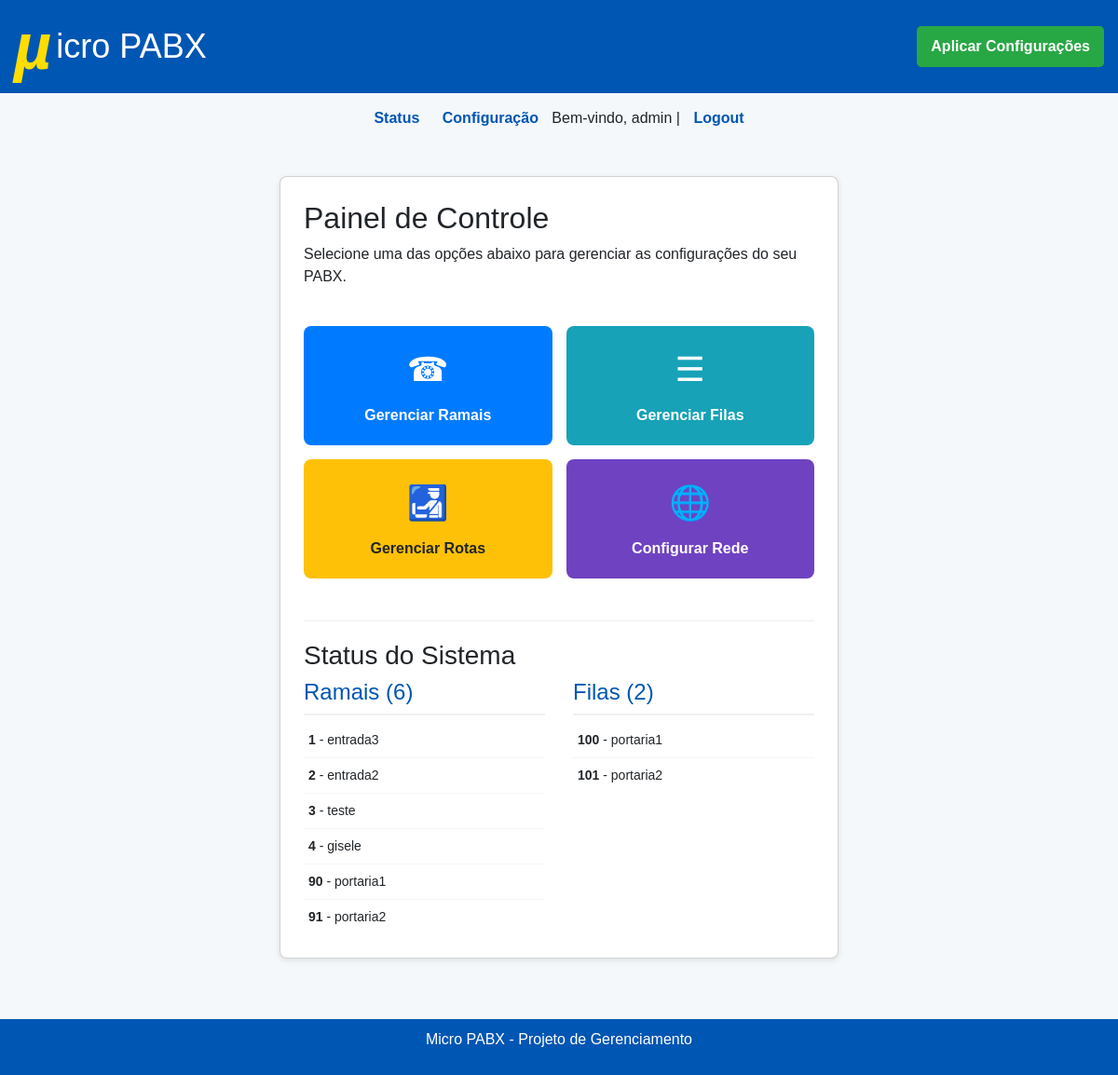
/config/pabx (signed in), run on an earlier commit of the app's database.
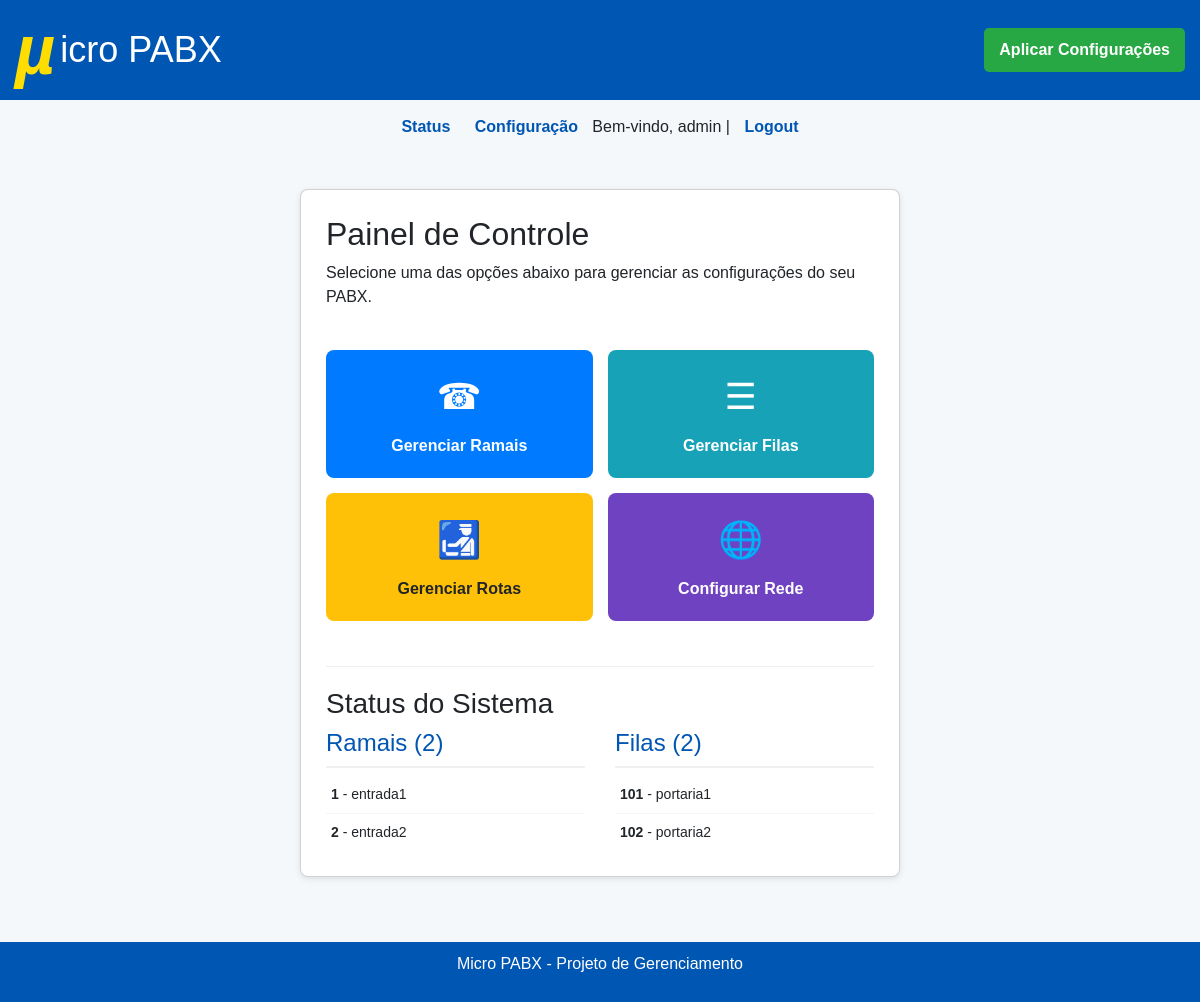
And on a later commit of the database.
### tables this page shows
CREATE TABLE ramais (
                    id INTEGER PRIMARY KEY AUTOINCREMENT,
                    ramal INTEGER UNIQUE NOT NULL,
                    nome TEXT NOT NULL,
                    senha TEXT NOT NULL,
                    contexto TEXT DEFAULT 'interno'
                );

CREATE TABLE filas (
                    id INTEGER PRIMARY KEY AUTOINCREMENT,
                    fila INTEGER UNIQUE NOT NULL,
                    nome TEXT NOT NULL
                );

### blueprints/pabx.py (the view)
@pabx_bp.route("/pabx")
@login_required
def config_pabx():
    ramais = get_ramais()
    filas = get_filas()
    localnets = get_localnets()
    return render_template("config_pabx.html", ramais=ramais, filas=filas, localnets=localnets)

### auth.py (called while the page is built)
def login_required(f):
    @wraps(f)
    def decorated_function(*args, **kwargs):
        if not session.get("user"):
            flash("Você precisa estar logado para acessar esta página.", "warning")
            return redirect(url_for("auth.login")) # Rota de login agora está no blueprint 'auth'
        return f(*args, **kwargs)
    return decorated_function

### database.py (called while the page is built)
def get_db():
    conn = sqlite3.connect(DB_PATH)
    conn.row_factory = sqlite3.Row
    return conn

def get_ramais():
    conn = get_db()
    ramais_raw = conn.execute("SELECT id, ramal, nome, senha, contexto FROM ramais order by ramal").fetchall()
    ramais = []
    for r in ramais_raw:
        ramais.append({
            "id": r["id"],
            "ramal": r["ramal"],
            "nome": r["nome"],
            "senha": r["senha"],
            "contexto": r["contexto"]
        })
    conn.close()
    return ramais

def get_localnets():
    conn = get_db()
    rows = conn.execute("SELECT id, localnet, nome FROM localnets").fetchall()
    conn.close()
    return [{"id": r["id"], "localnet": r["localnet"], "nome": r["nome"]} for r in rows]

### templates/config_pabx.html (shortened to what this page needs)
{% extends "base.html" %}
{% block content %}
<div class="card dashboard-card">
    <h2>Painel de Controle</h2>
    <p>Selecione uma das opções abaixo para gerenciar as configurações do seu PABX.</p>
    <div class="action-buttons">
        <a href="{{ url_for('pabx.cadastro_ramal') }}" class="action-button btn-ramais">
            <span class="icon">&#9742;</span>
            <span class="text">Gerenciar Ramais</span>
        </a>
        <a href="{{ url_for('pabx.cadastro_fila') }}" class="action-button btn-filas">
            <span class="icon">&#9776;</span>
            <span class="text">Gerenciar Filas</span>
        </a>
        <a href="{{ url_for('rotas.config_rotas') }}" class="action-button btn-rotas">
            <span class="icon">&#128707;</span>
            <span class="text">Gerenciar Rotas</span>
        </a>
        <a href="{{ url_for('rede.config_rede') }}" class="action-button btn-rede">
            <span class="icon">&#127760;</span>
            <span class="text">Configurar Rede</span>
        </a>
    </div>
    <div class="status-section">
        <h3>Status do Sistema</h3>
        <div class="status-grid">
            <div class="status-column">
                <h4>Ramais ({{ ramais|length }})</h4>
                {% if ramais %}
                <ul class="status-list">
                    {% for ramal in ramais %}
                        <li><strong>{{ ramal.ramal }}</strong> - {{ ramal.nome }}</li>
                    {% endfor %}
                </ul>
                {% else %}
                <p class="no-data">Nenhum ramal cadastrado.</p>
                {% endif %}
            </div>
            <div class="status-column">
                <h4>Filas ({{ filas|length }})</h4>
                {% if filas %}
                <ul class="status-list">
                    {% for fila in filas %}
                        <li><strong>{{ fila.fila }}</strong> - {{ fila.nome }}</li>
                    {% endfor %}
                </ul>
                {% else %}
                <p class="no-data">Nenhuma fila cadastrada.</p>
                {% endif %}
            </div>
        </div>
    </div>
</div>
{% endblock %}

What changed in the data, as far as the page shows it:
removed ramais: ramal "3", nome "teste"
removed ramais: ramal "4", nome "gisele"
removed ramais: ramal "90", nome "portaria1"
removed ramais: ramal "91", nome "portaria2"
changed ramais: nome "entrada3" → "entrada1"
changed filas "portaria1": fila "100" → "101"
changed filas "portaria2": fila "101" → "102"
Also different on the page:
{{ ramais|length }}: "6" → "2"
